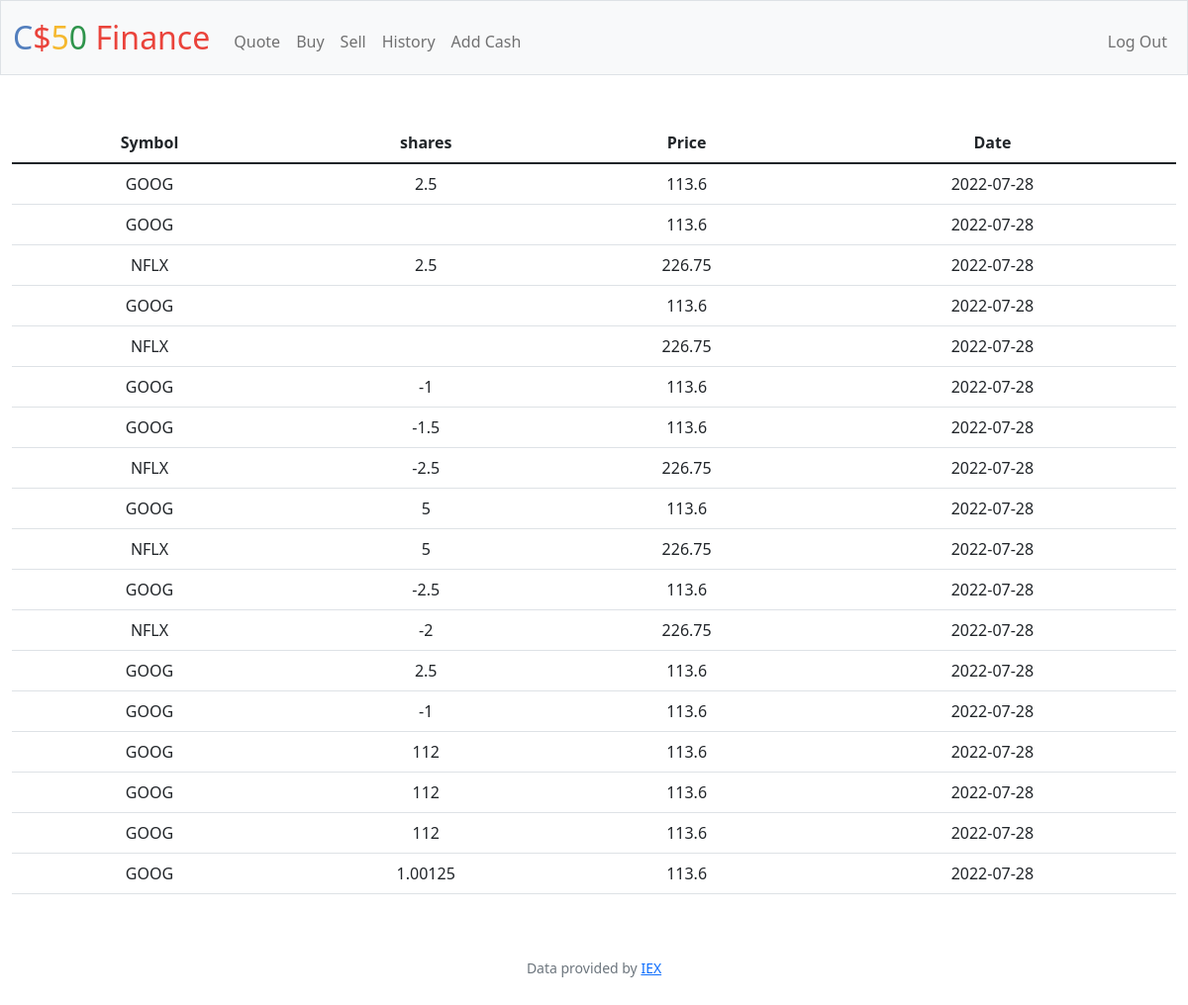
Screenshot of /history (signed in) with the database file from the repository.
### tables this page shows
CREATE TABLE 'transactions' ('id' integer PRIMARY KEY AUTOINCREMENT NOT NULL, 'user_id' integer, 'symbol' text, 'shares' integer, 'price' real, 'date' timestamp, 'name' text);

### finance/app.py (the view)
@app.route("/history")
@login_required
def history():
    user_id = session["user_id"]
    transaction_db = db.execute("SELECT * FROM transactions WHERE user_id = :id", id=user_id)
    return render_template("history.html", transactions=transaction_db)

### finance/app.py (called while the page is built)
@app.after_request
def after_request(response):
    response.headers["Cache-Control"] = "no-cache, no-store, must-revalidate"
    response.headers["Expires"] = 0
    response.headers["Pragma"] = "no-cache"
    return response

### finance/helpers.py (called while the page is built)
def login_required(f):
    @wraps(f)
    def decorated_function(*args, **kwargs):
        if session.get("user_id") is None:
            return redirect("/login")
        return f(*args, **kwargs)
    return decorated_function

### finance/templates/history.html (shortened to what this page needs)
{% extends "layout.html" %}
{% block main %}
    <table class="table">
      <thead>
        <tr>
          <th scope="col">Symbol</th>
          <th scope="col">shares</th>
          <th scope="col">Price</th>
          <th scope="col">Date</th>
        </tr>
      </thead>
      <tbody>
          {% for row in transactions %}
                <tr>
                  <td>{{ row["symbol"] }}</td>
                  <td>{{ row["shares"] }}</td>
                  <td>{{ row["price"] }}</td>
                  <td>{{ row["date"] }}</td>
                </tr>
          {% endfor %}
      </tbody>
    </table>
{% endblock %}

### finance/templates/layout.html (shortened to what this page needs)
<!DOCTYPE html>
<html lang="en">
    <head>
        <link href="https://cdn.jsdelivr.net/npm/bootstrap@5.1.3/dist/css/bootstrap.min.css" rel="stylesheet">
        <link href="/static/styles.css" rel="stylesheet">
        <link href="https://cdn.jsdelivr.net/npm/bootstrap@5.1.3/dist/css/bootstrap.min.css" rel="stylesheet">
    </head>
    <body>
        <nav class="bg-light border navbar navbar-expand-md navbar-light">
            <div class="container-fluid">
                <a class="navbar-brand" href="/"><span class="blue">C</span><span class="red">$</span><span class="yellow">5</span><span class="green">0</span> <span class="red">Finance</span></a>
                <div class="collapse navbar-collapse" id="navbar">
                    {% if session["user_id"] %}
                        <ul class="navbar-nav me-auto mt-2">
                            <li class="nav-item"><a class="nav-link" href="/quote">Quote</a></li>
                            <li class="nav-item"><a class="nav-link" href="/buy">Buy</a></li>
                            <li class="nav-item"><a class="nav-link" href="/sell">Sell</a></li>
                            <li class="nav-item"><a class="nav-link" href="/history">History</a></li>
                            <li class="nav-item"><a class="nav-link" href="/add_cash">Add Cash</a></li>
                        </ul>
                        <ul class="navbar-nav ms-auto mt-2">
                            <li class="nav-item"><a class="nav-link" href="/logout">Log Out</a></li>
                        </ul>
                    {% else %}
                        <ul class="navbar-nav ms-auto mt-2">
                            <li class="nav-item"><a class="nav-link" href="/register">Register</a></li>
                            <li class="nav-item"><a class="nav-link" href="/login">Log In</a></li>
                        </ul>
                    {% endif %}
                </div>
            </div>
        </nav>
        <main class="container-fluid py-5 text-center">
            {% block main %}{% endblock %}
        </main>
        <footer class="mb-5 small text-center text-muted">
            Data provided by <a href="https://iexcloud.io/">IEX</a>
        </footer>
    </body>
</html>

### finance/static/styles.css (style rules this page uses)
nav .navbar-brand { font-size: xx-large; }
nav .navbar-brand .blue { color: #537fbe; }
nav .navbar-brand .red { color: #ea433b; }
nav .navbar-brand .yellow { color: #f5b82e; }
nav .navbar-brand .green { color: #2e944b; }

### rows the page displays
transactions: symbol "GOOG", shares "2.5", price "113.6", date "2022-07-28"
transactions: symbol "GOOG", price "113.6", date "2022-07-28"
transactions: symbol "NFLX", shares "2.5", price "226.75", date "2022-07-28"
transactions: symbol "GOOG", price "113.6", date "2022-07-28"
transactions: symbol "NFLX", price "226.75", date "2022-07-28"
transactions: symbol "GOOG", shares "-1", price "113.6", date "2022-07-28"
transactions: symbol "GOOG", shares "-1.5", price "113.6", date "2022-07-28"
transactions: symbol "NFLX", shares "-2.5", price "226.75", date "2022-07-28"
transactions: symbol "GOOG", shares "5", price "113.6", date "2022-07-28"
transactions: symbol "NFLX", shares "5", price "226.75", date "2022-07-28"
transactions: symbol "GOOG", shares "-2.5", price "113.6", date "2022-07-28"
transactions: symbol "NFLX", shares "-2", price "226.75", date "2022-07-28"
transactions: symbol "GOOG", shares "2.5", price "113.6", date "2022-07-28"
transactions: symbol "GOOG", shares "-1", price "113.6", date "2022-07-28"
transactions: symbol "GOOG", shares "112", price "113.6", date "2022-07-28"
transactions: symbol "GOOG", shares "112", price "113.6", date "2022-07-28"
transactions: symbol "GOOG", shares "112", price "113.6", date "2022-07-28"
transactions: symbol "GOOG", shares "1.00125", price "113.6", date "2022-07-28"
